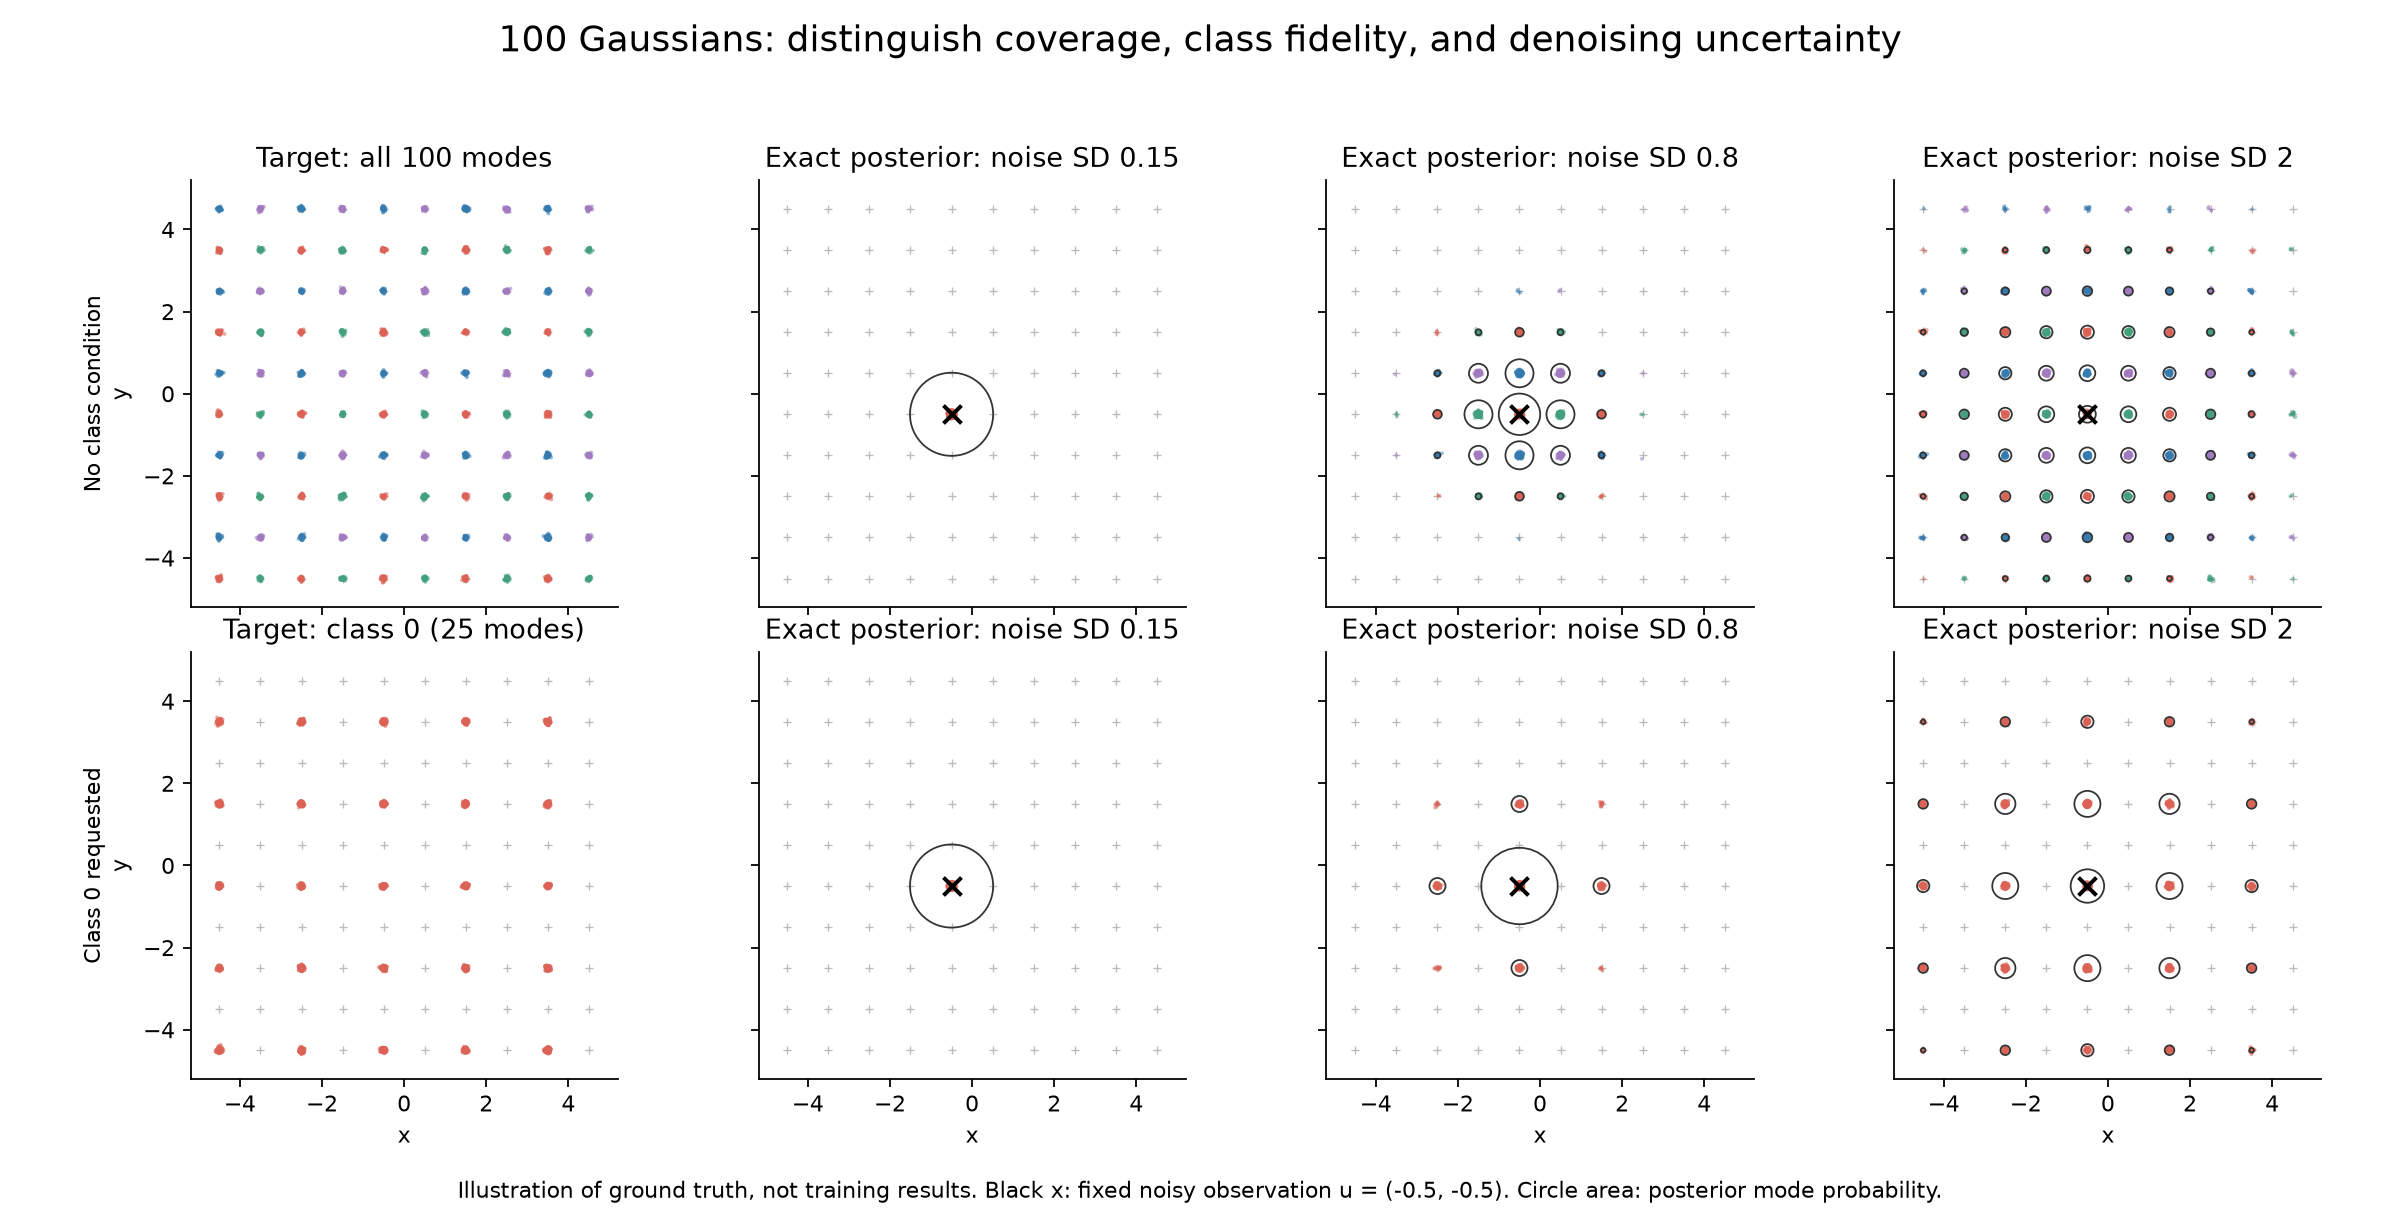

The script that saved this image:
"""Draw the proposed benchmark and its exact posteriors; no learned models."""

from pathlib import Path

import matplotlib
matplotlib.use("Agg")
import matplotlib.pyplot as plt
import numpy as np


def main():
    rng = np.random.default_rng(24001)
    ij = np.stack(np.meshgrid(np.arange(10), np.arange(10), indexing="ij"), -1).reshape(-1, 2)
    means = ij.astype(float) - 4.5
    labels = 2 * (ij[:, 0] % 2) + ij[:, 1] % 2
    palette = np.array(["#dc6255", "#347bb0", "#43a07c", "#a17ac0"])
    observation = np.array([-0.5, -0.5])
    sigma = 0.03
    fig, axes = plt.subplots(2, 4, figsize=(15, 7.6), sharex=True, sharey=True)
    for row, allowed in enumerate((np.ones(100, dtype=bool), labels == 0)):
        ids = np.flatnonzero(allowed)
        selected = rng.choice(ids, 5000)
        samples = means[selected] + sigma * rng.normal(size=(len(selected), 2))
        axes[row, 0].scatter(*samples.T, c=palette[labels[selected]], s=3, alpha=0.55, linewidths=0)
        axes[row, 0].set_title("Target: all 100 modes" if row == 0 else "Target: class 0 (25 modes)")
        for col, tau in enumerate((0.15, 0.8, 2.0), start=1):
            # Observation u = x0 + tau * epsilon, equivalent to xt / sqrt(alpha_bar).
            variance = sigma**2 + tau**2
            log_weight = -np.square(means[ids] - observation).sum(1) / (2 * variance)
            weight = np.exp(log_weight - log_weight.max())
            weight /= weight.sum()
            posterior_mean = means[ids] + sigma**2 / variance * (observation - means[ids])
            posterior_std = np.sqrt(sigma**2 * tau**2 / variance)
            local_ids = rng.choice(len(ids), 5000, p=weight)
            samples = posterior_mean[local_ids] + posterior_std * rng.normal(size=(5000, 2))
            ax = axes[row, col]
            ax.scatter(*samples.T, c=palette[labels[ids[local_ids]]], s=3, alpha=0.5, linewidths=0)
            visible = weight > 0.002
            ax.scatter(*posterior_mean[visible].T, s=1400 * weight[visible],
                       facecolors="none", edgecolors="#333333", linewidths=0.8)
            ax.scatter(*observation, c="black", marker="x", s=65, linewidths=1.8, zorder=5)
            ax.set_title(f"Exact posterior: noise SD {tau:g}")
        for ax in axes[row]:
            ax.scatter(*means.T, c="#bbbbbb", marker="+", s=13, linewidths=0.6, zorder=0)
            ax.set_aspect("equal")
            ax.set_xlim(-5.2, 5.2)
            ax.set_ylim(-5.2, 5.2)
            ax.set_xticks([-4, -2, 0, 2, 4])
            ax.set_yticks([-4, -2, 0, 2, 4])
            ax.spines[["top", "right"]].set_visible(False)
    axes[0, 0].set_ylabel("No class condition\ny")
    axes[1, 0].set_ylabel("Class 0 requested\ny")
    for ax in axes[1]:
        ax.set_xlabel("x")
    fig.suptitle("100 Gaussians: distinguish coverage, class fidelity, and denoising uncertainty", fontsize=16)
    fig.text(0.5, 0.015,
             "Illustration of ground truth, not training results. Black x: fixed noisy observation u = (-0.5, -0.5). "
             "Circle area: posterior mode probability.", ha="center", fontsize=10)
    fig.tight_layout(rect=(0, 0.045, 1, 0.94))
    fig.savefig(Path(__file__).with_name("preview.png"), dpi=160)
    plt.close(fig)


if __name__ == "__main__":
    main()
